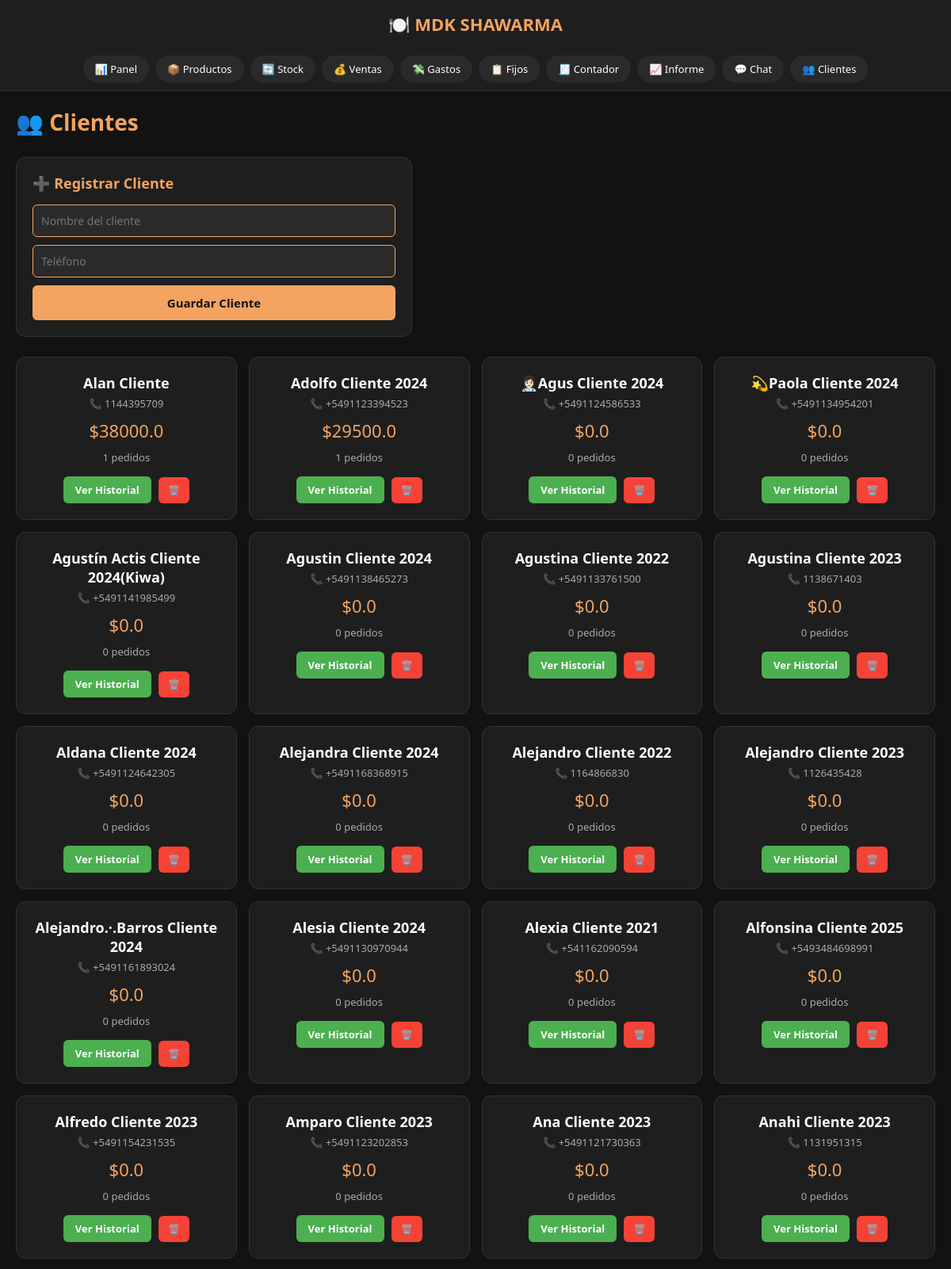
The app's page /clientes (signed in, upper part) with its own data.
### tables this page shows
CREATE TABLE clientes (
                id INTEGER PRIMARY KEY AUTOINCREMENT,
                nombre TEXT NOT NULL,
                telefono TEXT,
                total_compras REAL DEFAULT 0,
                cantidad_pedidos INTEGER DEFAULT 0,
                fecha_registro TIMESTAMP DEFAULT CURRENT_TIMESTAMP
            );

### app.py (the view)
@app.route('/clientes', methods=['GET', 'POST'])
@login_requerido
def clientes():
    conn = get_db()
    cursor = conn.cursor()
    if request.method == 'POST':
        nombre = request.form.get('nombre')
        telefono = request.form.get('telefono')
        if nombre and telefono:
            cursor.execute("INSERT INTO clientes (nombre, telefono) VALUES (?, ?)", (nombre, telefono))
            conn.commit()
    cursor.execute("SELECT id, nombre, telefono, total_compras, cantidad_pedidos FROM clientes ORDER BY total_compras DESC")
    clientes = cursor.fetchall()
    conn.close()
    return render_template('clientes.html', clientes=clientes)

### app.py (called while the page is built)
def get_db():
    conn = sqlite3.connect('mdk.db')
    conn.row_factory = sqlite3.Row
    return conn

def login_requerido(f):
    @functools.wraps(f)
    def decorador(*args, **kwargs):
        if not session.get('autenticado'):
            return redirect(url_for('login'))
        return f(*args, **kwargs)
    return decorador

### templates/clientes.html (shortened to what this page needs)
<!DOCTYPE html>
<html lang="es">
<head>
</head>
<body>
    <div class="header"><h2>🍽️ MDK SHAWARMA</h2></div>
    <div class="menu">
        <a href="/">📊 Panel</a>
        <a href="/productos">📦 Productos</a>
        <a href="/stock">🔄 Stock</a>
        <a href="/ventas">💰 Ventas</a>
        <a href="/gastos">💸 Gastos</a>
        <a href="/gastos_fijos">📋 Fijos</a>
        <a href="/contador">🧾 Contador</a>
        <a href="/informe">📈 Informe</a>
        <a href="/chat">💬 Chat</a>
        <a href="/clientes">👥 Clientes</a>
    </div>
    <div class="content">
        <h1>👥 Clientes</h1>
        <div class="form-cliente">
            <h2>➕ Registrar Cliente</h2>
            <form method="POST" action="/clientes">
                <input type="text" name="nombre" placeholder="Nombre del cliente" required>
                <input type="text" name="telefono" placeholder="Teléfono" required>
                <button type="submit">Guardar Cliente</button>
            </form>
        </div>
        <div class="clientes-grid">
            {% for c in clientes %}
            <div class="cliente-card">
                <h3>{{ c[1] }}</h3>
                <div class="telefono">📞 {{ c[2] }}</div>
                <div class="compras">${{ c[3] }}</div>
                <div class="pedidos">{{ c[4] }} pedidos</div>
                <a href="/cliente/{{ c[0] }}" class="btn-ver">Ver Historial</a>
                <form method="POST" action="/eliminar_cliente/{{ c[0] }}" style="display:inline; margin-left:5px;" onsubmit="return confirm('¿Eliminar este cliente?');">
                    <button type="submit" class="btn-eliminar">🗑️</button>
                </form>
            </div>
            {% endfor %}
        </div>
    </div>
</body>
</html>

### templates/clientes.html (style rules this page uses)
* { margin: 0; padding: 0; box-sizing: border-box; font-family: 'Segoe UI', Arial, sans-serif; }
body { background-color: #121212; color: white; min-height: 100vh; }
.header { background-color: #1e1e1e; padding: 15px 20px; text-align: center; }
.header h2 { color: #f4a460; font-size: 22px; }
.menu { display: flex; justify-content: center; background-color: #1e1e1e; padding: 10px; flex-wrap: wrap; gap: 8px; border-bottom: 1px solid #333; }
.menu a { color: white; text-decoration: none; padding: 8px 15px; border-radius: 20px; font-size: 13px; background-color: #2a2a2a; }
.content { max-width: 1200px; margin: 0 auto; padding: 20px; }
h1 { color: #f4a460; margin-bottom: 25px; font-size: 28px; }
.form-cliente { background-color: #1e1e1e; border: 1px solid #333; border-radius: 12px; padding: 20px; margin-bottom: 25px; max-width: 500px; }
.form-cliente h2 { color: #f4a460; font-size: 18px; margin-bottom: 15px; }
.form-cliente input { width: 100%; padding: 10px; background-color: #2a2a2a; color: white; border: 1px solid #f4a460; border-radius: 6px; font-size: 14px; margin-bottom: 10px; }
.form-cliente button { width: 100%; background-color: #f4a460; color: #121212; border: none; padding: 12px; border-radius: 6px; cursor: pointer; font-weight: bold; font-size: 15px; }
.clientes-grid { display: grid; grid-template-columns: repeat(auto-fill, minmax(250px, 1fr)); gap: 15px; }
.cliente-card { background-color: #1e1e1e; border: 1px solid #333; border-radius: 12px; padding: 20px; text-align: center; }
.cliente-card h3 { font-size: 18px; margin-bottom: 5px; }
.cliente-card .telefono { color: #aaa; font-size: 13px; margin-bottom: 10px; }
.cliente-card .compras { font-size: 22px; color: #f4a460; margin-bottom: 10px; }
.cliente-card .pedidos { font-size: 13px; color: #aaa; margin-bottom: 15px; }
.btn-ver { display: inline-block; background-color: #4CAF50; color: white; padding: 8px 15px; border-radius: 6px; text-decoration: none; font-size: 13px; font-weight: bold; }
.btn-eliminar { background-color: #f44336; color: white; border: none; padding: 8px 12px; border-radius: 6px; cursor: pointer; font-size: 12px; font-weight: bold; }

### records on screen
clientes: nombre "Alan Cliente", telefono "1144395709", total_compras "38000.0", cantidad_pedidos "1"
clientes: nombre "Adolfo Cliente 2024", telefono "+5491123394523", total_compras "29500.0", cantidad_pedidos "1"
clientes: nombre "👩🏻‍⚕️Agus Cliente 2024", telefono "+5491124586533", total_compras "0.0", cantidad_pedidos "0"
clientes: nombre "💫Paola Cliente 2024", telefono "+5491134954201", total_compras "0.0", cantidad_pedidos "0"
clientes: nombre "Agustín Actis Cliente 2024(Kiwa)", telefono "+5491141985499", total_compras "0.0", cantidad_pedidos "0"
clientes: nombre "Agustin Cliente 2024", telefono "+5491138465273", total_compras "0.0", cantidad_pedidos "0"
clientes: nombre "Agustina Cliente 2022", telefono "+5491133761500", total_compras "0.0", cantidad_pedidos "0"
clientes: nombre "Agustina Cliente 2023", telefono "1138671403", total_compras "0.0", cantidad_pedidos "0"
clientes: nombre "Aldana Cliente 2024", telefono "+5491124642305", total_compras "0.0", cantidad_pedidos "0"
clientes: nombre "Alejandra Cliente 2024", telefono "+5491168368915", total_compras "0.0", cantidad_pedidos "0"
clientes: nombre "Alejandro Cliente 2022", telefono "1164866830", total_compras "0.0", cantidad_pedidos "0"
clientes: nombre "Alejandro Cliente 2023", telefono "1126435428", total_compras "0.0", cantidad_pedidos "0"
clientes: nombre "Alejandro.·.Barros Cliente 2024", telefono "+5491161893024", total_compras "0.0", cantidad_pedidos "0"
clientes: nombre "Alesia Cliente 2024", telefono "+5491130970944", total_compras "0.0", cantidad_pedidos "0"
clientes: nombre "Alexia Cliente 2021", telefono "+541162090594", total_compras "0.0", cantidad_pedidos "0"
clientes: nombre "Alfonsina Cliente 2025", telefono "+5493484698991", total_compras "0.0", cantidad_pedidos "0"
clientes: nombre "Alfredo Cliente 2023", telefono "+5491154231535", total_compras "0.0", cantidad_pedidos "0"
clientes: nombre "Amparo Cliente 2023", telefono "+5491123202853", total_compras "0.0", cantidad_pedidos "0"
clientes: nombre "Ana Cliente 2023", telefono "+5491121730363", total_compras "0.0", cantidad_pedidos "0"
clientes: nombre "Anahi Cliente 2023", telefono "1131951315", total_compras "0.0", cantidad_pedidos "0"
